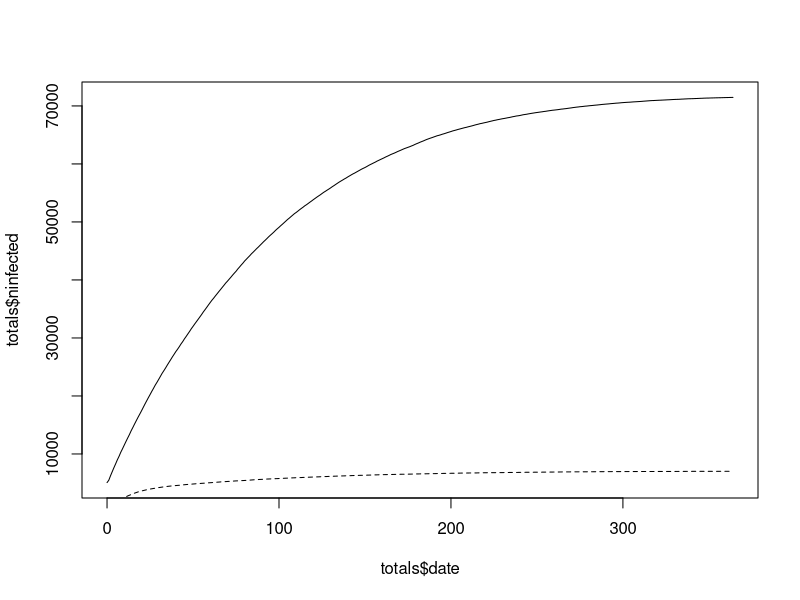

Generate this figure with R:
totals   <- read.table("examples/total.txt", sep = " ", header = TRUE)
variants <- read.table("examples/variants.txt", sep = " ", header = TRUE)



plot(totals$date, totals$ninfected, type="l")
lines(totals$date, totals$nrecovered, lty = 2)
